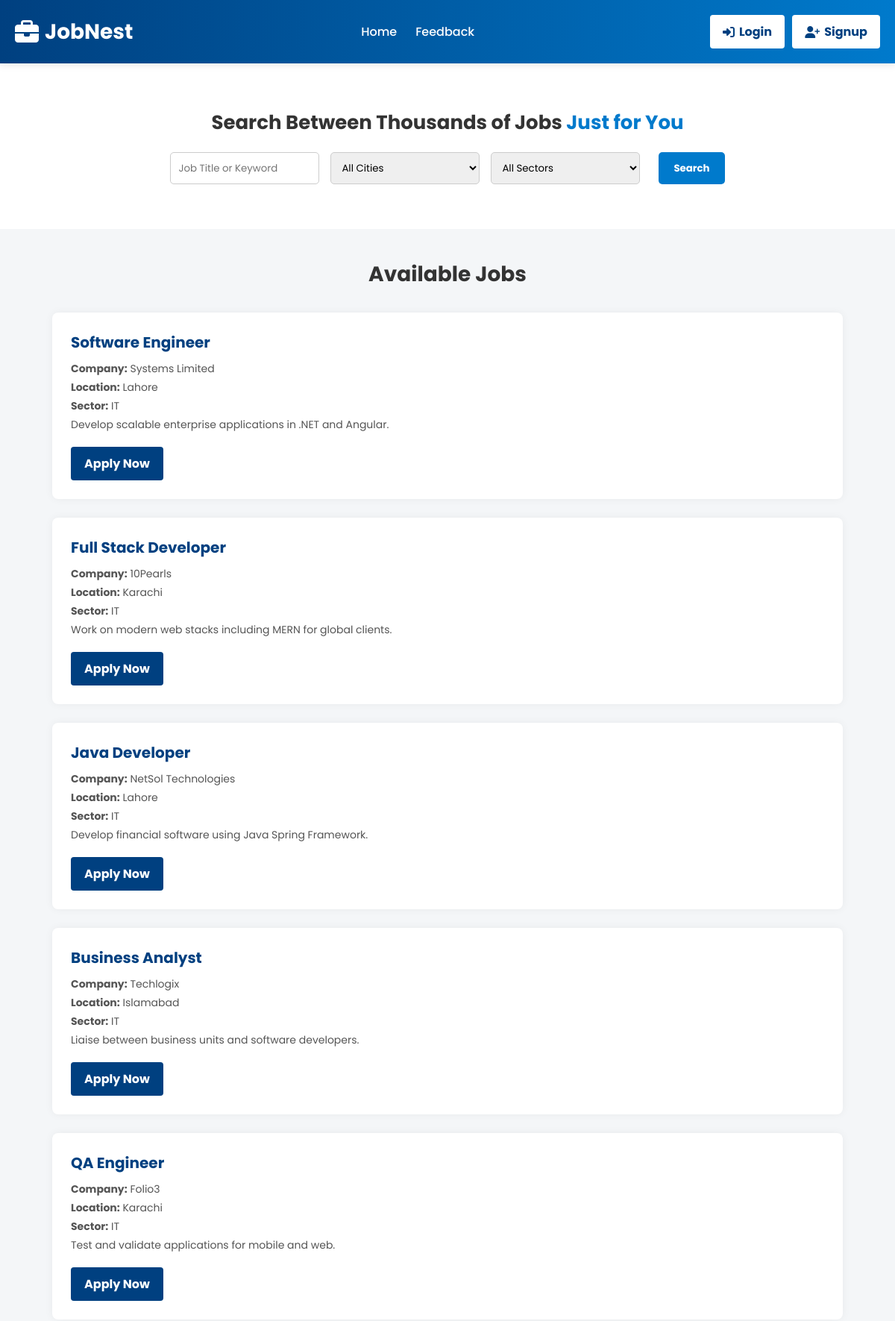
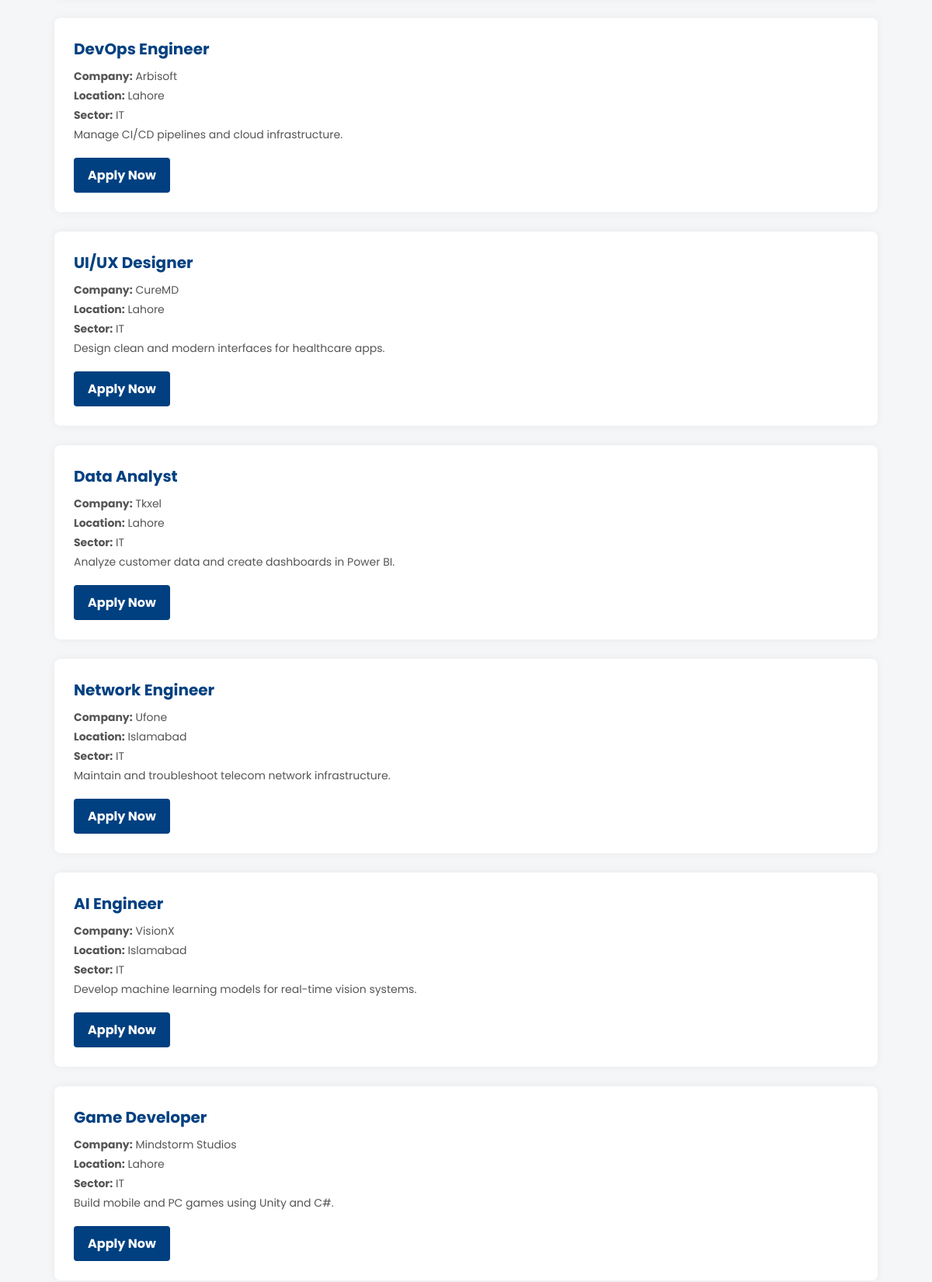
/jobs.php (upper part), run on the app's committed database (2 pictures, top to bottom).
### tables this page shows
CREATE TABLE `jobs` (
  `id` int(11) NOT NULL,
  `employer_email` varchar(255) NOT NULL,
  `title` varchar(255) NOT NULL,
  `company` varchar(255) NOT NULL,
  `location` varchar(255) NOT NULL,
  `sector` varchar(255) NOT NULL,
  `description` varchar(255) NOT NULL
);

### jobs.php (the view, shortened to what this page needs)
<?php
require_once 'header.php';
require_once 'config.php';
$searchTitle = $_GET['title'] ?? '';
$query = "SELECT * FROM jobs WHERE 1=1";
$params = [];
$stmt = $conn->prepare($query);
$stmt->execute($params);
$jobs = $stmt->fetchAll(PDO::FETCH_ASSOC);
?>
<!DOCTYPE html>
<html>
<head>
    <link rel="stylesheet" href="https://cdnjs.cloudflare.com/ajax/libs/font-awesome/6.5.0/css/all.min.css" />
</head>
<body>
<section class="jobboard">
    <h2>Search Between Thousands of Jobs <span>Just for You</span></h2>
    <form method="GET" class="search-box">
        <input type="text" name="title" placeholder="Job Title or Keyword" value="<?php echo $searchTitle; ?>">
        <select name="location">
            <option value="">All Cities</option>
        </select>
        <select name="sector">
            <option value="">All Sectors</option>
        </select>
        <button type="submit" class="btn">Search</button>
    </form>
</section>
<section class="job-listings">
    <h2>Available Jobs</h2>
    <div class="job-grid">
        <?php if (count($jobs) > 0): ?>
            <?php foreach ($jobs as $job): ?>
                <div class="job-card">
                    <h3><?php echo $job['title'];?></h3>
                    <p><strong>Company:</strong> <?php echo $job['company']; ?></p>
                    <p><strong>Location:</strong> <?php echo $job['location']; ?></p>
                    <p><strong>Sector:</strong> <?php echo $job['sector']; ?></p>
                    <p><?php echo $job['description'];?></p>
                    <?php
$applyUrl = isset($_SESSION['user']) || isset($_SESSION['empolyee']) ? "apply.php?job_id=" . $job['id'] : "login.php";
?>
<a href="<?= $applyUrl ?>" class="btn-apply">Apply Now</a>
                </div>
            <?php endforeach; ?>
        <?php else: ?>
            <p style="text-align:center;">No jobs found. Try different filters.</p>
        <?php endif; ?>
    </div>
</section>
</body>
</html>

### header.php (style rules this page uses)
* { margin: 0; padding: 0; box-sizing: border-box; font-family: 'Poppins', sans-serif; }
.btn { background: white; color: #004080; padding: 8px 15px; border-radius: 4px; text-decoration: none; font-weight: bold; transition: all 0.3s ease; border: 2px solid transparent; margin-left: 10px; display: flex; align-items: center; gap: 6px; }

### jobs.php (style rules this page uses)
* { margin: 0; padding: 0; box-sizing: border-box; font-family: 'Poppins', sans-serif; }
body { background-color: #f4f6f8; color: #333; }
.jobboard { text-align: center; padding: 60px 20px; background-color: #ffffff; }
.jobboard h2 { font-size: 26px; margin-bottom: 20px; }
.jobboard span { color: #007acc; font-weight: bold; }
.search-box { display: flex; justify-content: center; flex-wrap: wrap; gap: 15px; margin-top: 20px; }
.search-box input, .search-box select { padding: 10px; width: 200px; border: 1px solid #ccc; border-radius: 5px; }
.search-box .btn { background-color: #007acc; color: white; padding: 10px 20px; border-radius: 5px; border: none; cursor: pointer; font-weight: bold; }
.job-listings { max-width: 1100px; margin: 40px auto; padding: 0 20px; }
.job-listings h2 { text-align: center; margin-bottom: 30px; font-size: 28px; }
.job-grid { display: grid; grid-template-columns: repeat(auto-fit, minmax(720px, 1fr)); gap: 25px; }
.job-card { background-color: #ffffff; border-radius: 8px; box-shadow: 0 0 12px rgba(0, 0, 0, 0.05); padding: 25px; transition: transform 0.3s ease; }
.job-card h3 { font-size: 20px; color: #004080; margin-bottom: 10px; }
.job-card p { font-size: 14px; margin: 4px 0; color: #555; }
.btn-apply { display: inline-block; margin-top: 15px; background: #004080; color: #fff; padding: 10px 18px; border-radius: 4px; text-decoration: none; font-weight: bold; transition: 0.3s; }

### data on the page
jobs: title "Software Engineer", company "Systems Limited", location "Lahore", sector "IT", description "Develop scalable enterprise applications in .NET and Angular."
jobs: title "Full Stack Developer", company "10Pearls", location "Karachi", sector "IT", description "Work on modern web stacks including MERN for global clients."
jobs: title "Java Developer", company "NetSol Technologies", location "Lahore", sector "IT", description "Develop financial software using Java Spring Framework."
jobs: title "Business Analyst", company "Techlogix", location "Islamabad", sector "IT", description "Liaise between business units and software developers."
jobs: title "QA Engineer", company "Folio3", location "Karachi", sector "IT", description "Test and validate applications for mobile and web."
jobs: title "DevOps Engineer", company "Arbisoft", location "Lahore", sector "IT", description "Manage CI/CD pipelines and cloud infrastructure."
jobs: title "UI/UX Designer", company "CureMD", location "Lahore", sector "IT", description "Design clean and modern interfaces for healthcare apps."
jobs: title "Data Analyst", company "Tkxel", location "Lahore", sector "IT", description "Analyze customer data and create dashboards in Power BI."
jobs: title "Network Engineer", company "Ufone", location "Islamabad", sector "IT", description "Maintain and troubleshoot telecom network infrastructure."
jobs: title "AI Engineer", company "VisionX", location "Islamabad", sector "IT", description "Develop machine learning models for real-time vision systems."
jobs: title "Game Developer", company "Mindstorm Studios", location "Lahore", sector "IT", description "Build mobile and PC games using Unity and C#."
